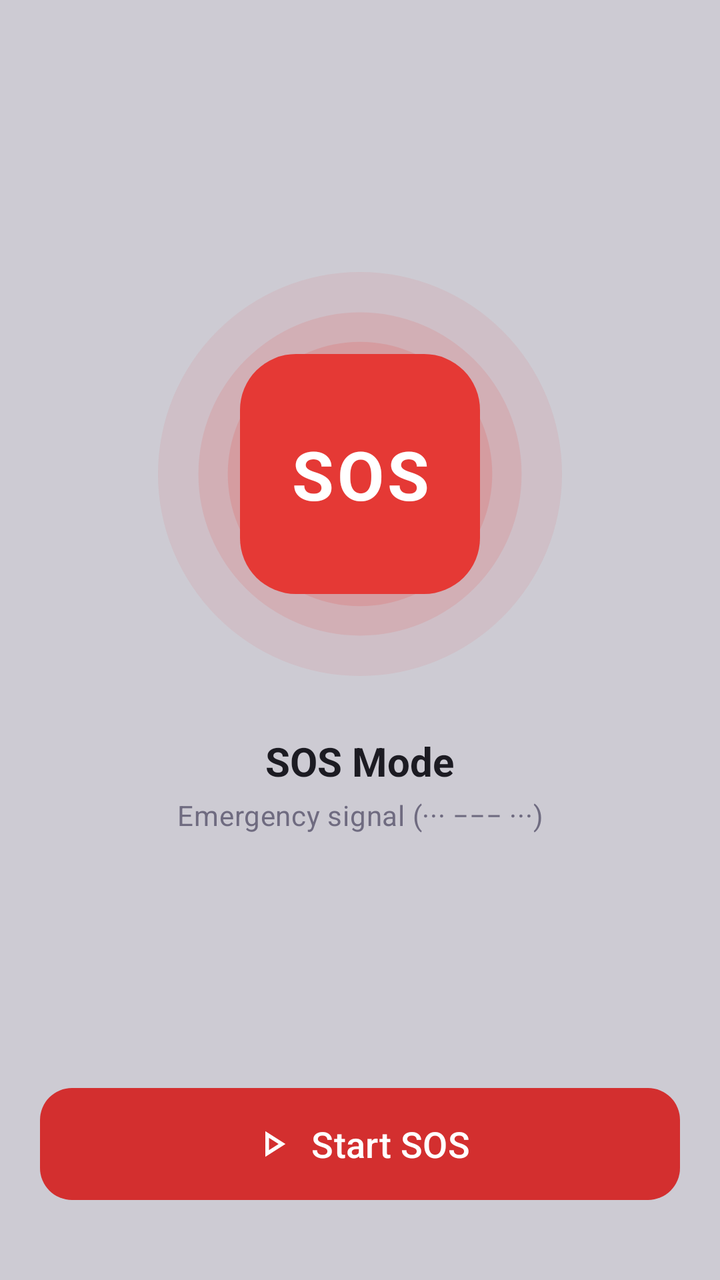
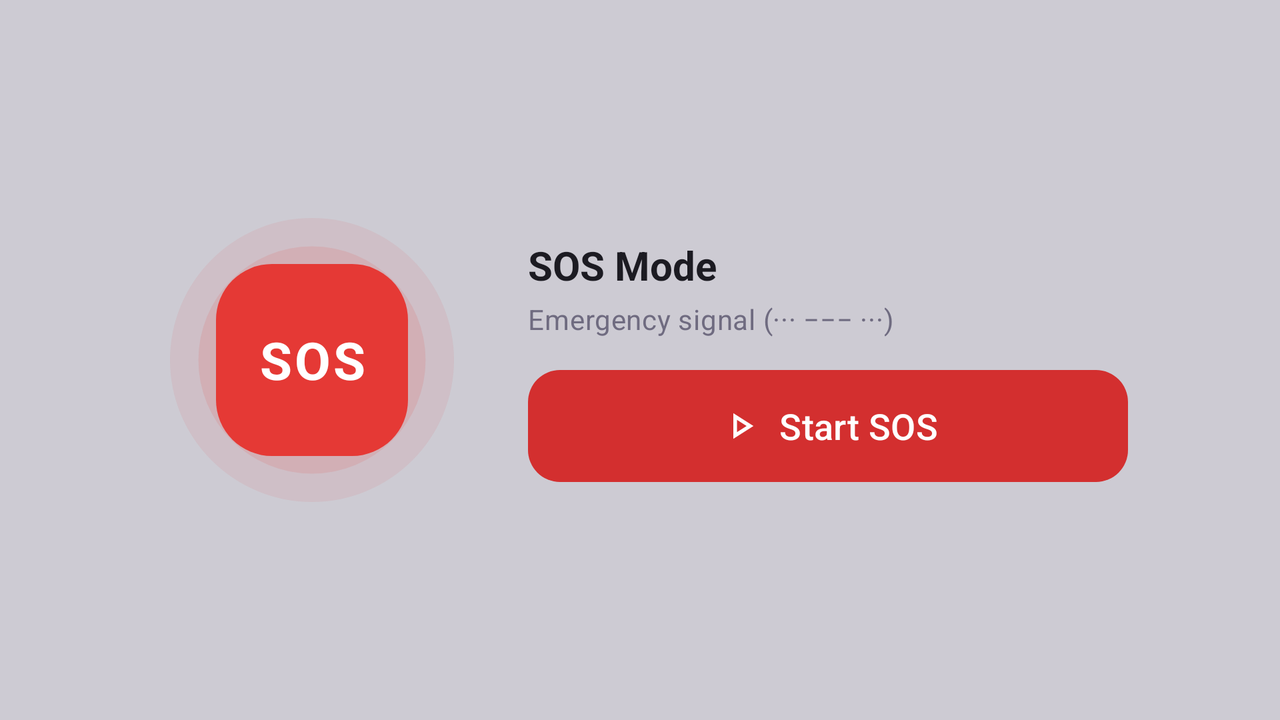

Two renders of one Android screen. The first uses the default layout on a phone; the second uses the alternative layout the repository ships for a different screen configuration, on a matching device. The two XML files are below.
<!-- AndroidManifest.xml: application theme Theme.Torch -->
<!-- res/layout/layout_sos_mode.xml -->
<?xml version="1.0" encoding="utf-8"?>
<LinearLayout xmlns:android="http://schemas.android.com/apk/res/android"
    xmlns:app="http://schemas.android.com/apk/res-auto"
    android:id="@+id/sosModeRoot"
    android:layout_width="match_parent"
    android:layout_height="match_parent"
    android:gravity="center_horizontal"
    android:orientation="vertical"
    android:paddingStart="@dimen/screen_margin_horizontal"
    android:paddingEnd="@dimen/screen_margin_horizontal">

    <Space
        android:layout_width="0dp"
        android:layout_height="0dp"
        android:layout_weight="1" />

    <FrameLayout
        android:id="@+id/sosIllustrationContainer"
        android:layout_width="wrap_content"
        android:layout_height="wrap_content"
        android:contentDescription="@string/cd_sos_illustration"
        android:focusable="true">

        
        <ImageView
            android:id="@+id/sosRingsIv"
            android:layout_width="@dimen/sos_rings_size"
            android:layout_height="@dimen/sos_rings_size"
            android:importantForAccessibility="no"
            android:padding="@dimen/sos_rings_pulse_headroom"
            android:src="@drawable/sos_rings" />

        <TextView
            android:id="@+id/sosBadgeTv"
            android:layout_width="@dimen/sos_badge_size"
            android:layout_height="@dimen/sos_badge_size"
            android:layout_gravity="center"
            android:background="@drawable/sos_badge_bg"
            android:gravity="center"
            android:importantForAccessibility="no"
            android:letterSpacing="0.05"
            android:text="@string/sos"
            android:textColor="@color/white"
            android:textSize="@dimen/sos_badge_text_size"
            android:textStyle="bold" />
    </FrameLayout>

    <TextView
        android:id="@+id/sosTitleTv"
        android:layout_width="wrap_content"
        android:layout_height="wrap_content"
        android:layout_marginTop="20dp"
        android:gravity="center_horizontal"
        android:text="@string/sos_mode"
        android:textAppearance="@style/TextAppearance.Torch.StatusTitle" />

    <TextView
        android:id="@+id/sosCaptionTv"
        android:layout_width="wrap_content"
        android:layout_height="wrap_content"
        android:layout_marginTop="4dp"
        android:gravity="center_horizontal"
        android:text="@string/sos_caption"
        android:textAppearance="@style/TextAppearance.Torch.Caption" />

    <Space
        android:layout_width="0dp"
        android:layout_height="0dp"
        android:layout_weight="1" />

    <com.google.android.material.button.MaterialButton
        android:id="@+id/sosToggleBtn"
        style="@style/Widget.Torch.Button.Cta.Sos"
        android:layout_width="match_parent"
        android:layout_height="wrap_content"
        android:layout_marginBottom="@dimen/cta_margin_bottom"
        android:text="@string/start_sos"
        app:icon="@drawable/ic_play" />

</LinearLayout>
<!-- resources referenced by this layout -->
<resources>
  <color name="white">#FFFFFFFF</color>
  <dimen name="cta_margin_bottom">40dp</dimen>
  <dimen name="screen_margin_horizontal">20dp</dimen>
  <dimen name="sos_badge_size">120dp</dimen>
  <dimen name="sos_badge_text_size">34sp</dimen>
  <dimen name="sos_rings_pulse_headroom">9dp</dimen>
  <dimen name="sos_rings_size">220dp</dimen>
  <!-- drawable ic_play (drawable) -->
  <vector xmlns:android="http://schemas.android.com/apk/res/android"
      android:width="24dp"
      android:height="24dp"
      android:viewportWidth="960"
      android:viewportHeight="960">
  
      <path
          android:fillColor="@android:color/white"
          android:pathData="M320,760L320,200L760,480L320,760ZM400,480L400,480L400,480ZM400,614L610,480L400,346L400,614Z" />
  
  </vector>
  <!-- drawable sos_badge_bg (drawable) -->
  <?xml version="1.0" encoding="utf-8"?>
  <shape xmlns:android="http://schemas.android.com/apk/res/android"
      android:shape="rectangle">
      <solid android:color="@color/sos_red" />
      <corners android:radius="@dimen/sos_badge_corner_radius" />
  </shape>
  <!-- drawable sos_rings (drawable) -->
  <?xml version="1.0" encoding="utf-8"?>
  <layer-list xmlns:android="http://schemas.android.com/apk/res/android">
      <item
          android:width="220dp"
          android:height="220dp"
          android:gravity="center">
          <shape android:shape="oval">
              <solid android:color="@color/sos_ring_outer" />
          </shape>
      </item>
      <item
          android:width="176dp"
          android:height="176dp"
          android:gravity="center">
          <shape android:shape="oval">
              <solid android:color="@color/sos_ring_mid" />
          </shape>
      </item>
      <item
          android:width="144dp"
          android:height="144dp"
          android:gravity="center">
          <shape android:shape="oval">
              <solid android:color="@color/sos_ring_inner" />
          </shape>
      </item>
  </layer-list>
  <string name="cd_sos_illustration">Toggle SOS</string>
  <string name="sos">SOS</string>
  <string name="sos_caption">Emergency signal (··· −−− ···)</string>
  <string name="sos_mode">SOS Mode</string>
  <string name="start_sos">Start SOS</string>
  <style name="TextAppearance.Torch.Caption" parent="TextAppearance.Material3.BodyMedium">
          <item name="android:textColor">@color/text_secondary</item>
          <item name="android:textSize">14sp</item>
      </style>
  <style name="TextAppearance.Torch.StatusTitle" parent="TextAppearance.Material3.TitleLarge">
          <item name="android:textColor">@color/text_primary</item>
          <item name="android:textStyle">bold</item>
          <item name="android:textSize">20sp</item>
      </style>
  <style name="Widget.Torch.Button.Cta.Sos">
          
          <item name="backgroundTint">@color/sos_red_dark</item>
      </style>
  <style name="Theme.Torch" parent="Base.Theme.Torch" />
  <color name="sos_red">#E53935</color>
  <dimen name="sos_badge_corner_radius">28dp</dimen>
  <color name="sos_ring_outer">#14E53935</color>
  <color name="sos_ring_mid">#1FE53935</color>
  <color name="sos_ring_inner">#29E53935</color>
  <color name="text_secondary">#6F6B80</color>
  <color name="text_primary">#1C1B22</color>
  <color name="sos_red_dark">#D32F2F</color>
  <style name="Base.Theme.Torch" parent="Theme.Material3.DayNight.NoActionBar">
          <item name="colorPrimary">@color/purple_primary</item>
          <item name="colorOnPrimary">@color/white</item>
          <item name="android:windowBackground">@color/screen_background</item>
      </style>
  <color name="purple_primary">#5B3DC8</color>
  <color name="screen_background">#cdcbd3</color>
</resources>
<!-- res/layout-land/layout_sos_mode.xml (the repository's variant of the layout above) -->
<!-- drawn on the phone turned sideways -->
<?xml version="1.0" encoding="utf-8"?>
<LinearLayout xmlns:android="http://schemas.android.com/apk/res/android"
    xmlns:app="http://schemas.android.com/apk/res-auto"
    android:id="@+id/sosModeRoot"
    android:layout_width="match_parent"
    android:layout_height="match_parent"
    android:baselineAligned="false"
    android:gravity="center"
    android:orientation="horizontal"
    android:paddingStart="@dimen/screen_margin_horizontal"
    android:paddingEnd="@dimen/screen_margin_horizontal">

    <FrameLayout
        android:id="@+id/sosIllustrationContainer"
        android:layout_width="wrap_content"
        android:layout_height="wrap_content"
        android:contentDescription="@string/cd_sos_illustration"
        android:focusable="true">

        
        <ImageView
            android:id="@+id/sosRingsIv"
            android:layout_width="@dimen/sos_rings_size"
            android:layout_height="@dimen/sos_rings_size"
            android:importantForAccessibility="no"
            android:padding="@dimen/sos_rings_pulse_headroom"
            android:src="@drawable/sos_rings" />

        <TextView
            android:id="@+id/sosBadgeTv"
            android:layout_width="@dimen/sos_badge_size"
            android:layout_height="@dimen/sos_badge_size"
            android:layout_gravity="center"
            android:background="@drawable/sos_badge_bg"
            android:gravity="center"
            android:importantForAccessibility="no"
            android:letterSpacing="0.05"
            android:text="@string/sos"
            android:textColor="@color/white"
            android:textSize="@dimen/sos_badge_text_size"
            android:textStyle="bold" />
    </FrameLayout>

    <LinearLayout
        android:layout_width="@dimen/mode_controls_width"
        android:layout_height="match_parent"
        android:layout_marginStart="@dimen/mode_column_gap"
        android:gravity="center_vertical"
        android:orientation="vertical">

        <TextView
            android:id="@+id/sosTitleTv"
            android:layout_width="match_parent"
            android:layout_height="wrap_content"
            android:text="@string/sos_mode"
            android:textAppearance="@style/TextAppearance.Torch.StatusTitle" />

        <TextView
            android:id="@+id/sosCaptionTv"
            android:layout_width="match_parent"
            android:layout_height="wrap_content"
            android:layout_marginTop="4dp"
            android:text="@string/sos_caption"
            android:textAppearance="@style/TextAppearance.Torch.Caption" />

        <com.google.android.material.button.MaterialButton
            android:id="@+id/sosToggleBtn"
            style="@style/Widget.Torch.Button.Cta.Sos"
            android:layout_width="match_parent"
            android:layout_height="wrap_content"
            android:layout_marginTop="@dimen/cta_margin_top"
            android:text="@string/start_sos"
            app:icon="@drawable/ic_play" />
    </LinearLayout>

</LinearLayout>
<!-- resources referenced by the variant -->
<!-- as the phone turned sideways resolves them -->
<resources>
  <color name="white">#FFFFFFFF</color>
  <!-- from res/values-land/ -->
  <dimen name="cta_margin_top">16dp</dimen>
  <dimen name="mode_column_gap">28dp</dimen>
  <dimen name="mode_controls_width">300dp</dimen>
  <dimen name="screen_margin_horizontal">20dp</dimen>
  <!-- from res/values-land/ -->
  <dimen name="sos_badge_size">96dp</dimen>
  <!-- from res/values-land/ -->
  <dimen name="sos_badge_text_size">26sp</dimen>
  <dimen name="sos_rings_pulse_headroom">9dp</dimen>
  <!-- from res/values-land/ -->
  <dimen name="sos_rings_size">160dp</dimen>
  <!-- drawable ic_play (drawable) -->
  <vector xmlns:android="http://schemas.android.com/apk/res/android"
      android:width="24dp"
      android:height="24dp"
      android:viewportWidth="960"
      android:viewportHeight="960">
  
      <path
          android:fillColor="@android:color/white"
          android:pathData="M320,760L320,200L760,480L320,760ZM400,480L400,480L400,480ZM400,614L610,480L400,346L400,614Z" />
  
  </vector>
  <!-- drawable sos_badge_bg (drawable) -->
  <?xml version="1.0" encoding="utf-8"?>
  <shape xmlns:android="http://schemas.android.com/apk/res/android"
      android:shape="rectangle">
      <solid android:color="@color/sos_red" />
      <corners android:radius="@dimen/sos_badge_corner_radius" />
  </shape>
  <!-- drawable sos_rings (drawable) -->
  <?xml version="1.0" encoding="utf-8"?>
  <layer-list xmlns:android="http://schemas.android.com/apk/res/android">
      <item
          android:width="220dp"
          android:height="220dp"
          android:gravity="center">
          <shape android:shape="oval">
              <solid android:color="@color/sos_ring_outer" />
          </shape>
      </item>
      <item
          android:width="176dp"
          android:height="176dp"
          android:gravity="center">
          <shape android:shape="oval">
              <solid android:color="@color/sos_ring_mid" />
          </shape>
      </item>
      <item
          android:width="144dp"
          android:height="144dp"
          android:gravity="center">
          <shape android:shape="oval">
              <solid android:color="@color/sos_ring_inner" />
          </shape>
      </item>
  </layer-list>
  <string name="cd_sos_illustration">Toggle SOS</string>
  <string name="sos">SOS</string>
  <string name="sos_caption">Emergency signal (··· −−− ···)</string>
  <string name="sos_mode">SOS Mode</string>
  <string name="start_sos">Start SOS</string>
  <style name="TextAppearance.Torch.Caption" parent="TextAppearance.Material3.BodyMedium">
          <item name="android:textColor">@color/text_secondary</item>
          <item name="android:textSize">14sp</item>
      </style>
  <style name="TextAppearance.Torch.StatusTitle" parent="TextAppearance.Material3.TitleLarge">
          <item name="android:textColor">@color/text_primary</item>
          <item name="android:textStyle">bold</item>
          <item name="android:textSize">20sp</item>
      </style>
  <style name="Widget.Torch.Button.Cta.Sos">
          
          <item name="backgroundTint">@color/sos_red_dark</item>
      </style>
  <style name="Theme.Torch" parent="Base.Theme.Torch" />
  <color name="sos_red">#E53935</color>
  <dimen name="sos_badge_corner_radius">28dp</dimen>
  <color name="sos_ring_outer">#14E53935</color>
  <color name="sos_ring_mid">#1FE53935</color>
  <color name="sos_ring_inner">#29E53935</color>
  <color name="text_secondary">#6F6B80</color>
  <color name="text_primary">#1C1B22</color>
  <color name="sos_red_dark">#D32F2F</color>
  <style name="Base.Theme.Torch" parent="Theme.Material3.DayNight.NoActionBar">
          <item name="colorPrimary">@color/purple_primary</item>
          <item name="colorOnPrimary">@color/white</item>
          <item name="android:windowBackground">@color/screen_background</item>
      </style>
  <color name="purple_primary">#5B3DC8</color>
  <color name="screen_background">#cdcbd3</color>
</resources>
